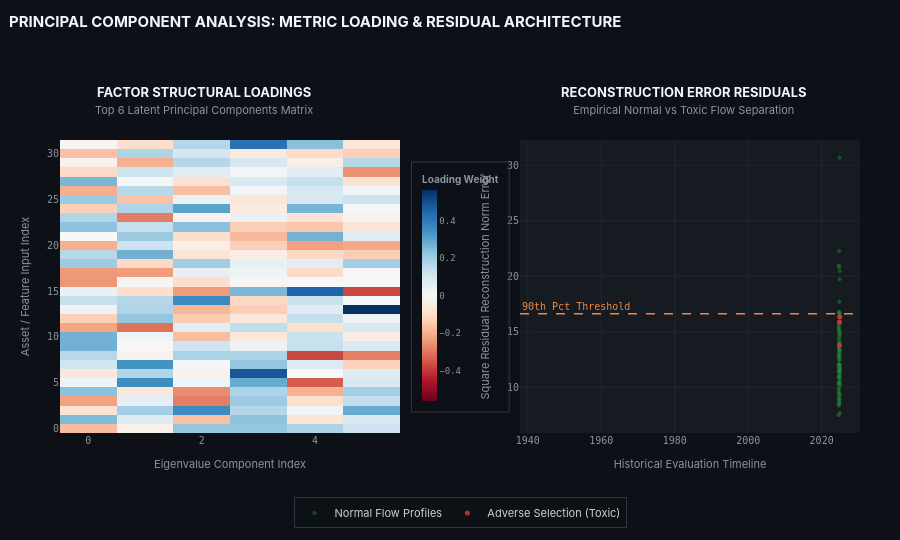

Notebook cell for this chart:
### Markdown cell above
## Plot 3: PCA Component Structure & Residual Analysis

The eigenvector loading heatmap reveals which **combinations of LOB features** drive each principal component. In a real LOB setting:
- PC1 typically captures overall market direction (all features load similarly)
- PC2 captures bid/ask imbalance (opposing signs on bid vs ask features)
- Higher PCs capture spread dynamics and depth asymmetries

The residual energy map shows which assets and time periods have the **highest unexplained variance** — precisely where the autoencoder provides the most value by detecting nonlinear structural anomalies.

### Code cell
# fig3 = sp.make_subplots(rows=1, cols=2,
#     subplot_titles=[f'PCA Loadings Heatmap (Top {min(K,8)} Components)',
#                     'Reconstruction Error: Normal vs Toxic Events'])

# load_matrix = pca_k.components_[:min(K,8), :].T  # D × K
# fig3.add_trace(go.Heatmap(z=load_matrix,
#     colorscale='RdBu', zmid=0,
#     colorbar=dict(x=0.46, len=0.8, title='Loading'),
#     xaxis='x', yaxis='y'), row=1, col=1)

# dates_test = returns.index[split:]
# fig3.add_trace(go.Scatter(x=dates_test, y=recon_err_test,
#     mode='markers',
#     marker=dict(color=np.where(y_test==1,'#e63946','#2a9d8f'),
#                 size=4, opacity=0.6),
#     name='Reconstruction Error'), row=1, col=2)

# # Threshold line
# thresh_90 = np.percentile(recon_err_test, 90)
# fig3.add_hline(y=thresh_90, line_dash='dash', line_color='#f4a261',
#     annotation_text='90th pct threshold', row=1, col=2)

# fig3.update_layout(height=400,
#     title_text='PCA Structure & AE Reconstruction Error: Toxic vs Normal Flow',
#     template='plotly_dark')
# fig3.update_xaxes(title_text='PC Component Index', row=1,col=1)
# fig3.update_yaxes(title_text='Feature Index', row=1,col=1)
# fig3.update_xaxes(title_text='Date', row=1,col=2)
# fig3.update_yaxes(title_text='Reconstruction Error', row=1,col=2)
# fig3.show()

import numpy as np
import plotly.graph_objects as go
import plotly.subplots as sp

# ── MINIMAL DELTA FIX: UNIFIED TRAILING VECTOR TRUNCATION ────────────────────
# 1. Truncate dates to match the true operational evaluation window (100 samples)
dates_test_p = returns.index[-len(recon_err_test):]

# 2. Truncate the target vector to match the same trailing window (100 samples)
y_test_p = y_test[-len(recon_err_test):]

# 3. Derive masks from the perfectly aligned target vector (now 100 samples)
norm_mask = (y_test_p == 0)
tox_mask = (y_test_p == 1)
# ─────────────────────────────────────────────────────────────────────────────

# Initializing 2-panel canvas with deep column separation to insulate the colorbar
fig3 = sp.make_subplots(
    rows=1, cols=2,
    horizontal_spacing=0.15,  # Prevents heatmap colorbar from crowding Panel 2
    subplot_titles=[None, None]  # Complete bypass of standard overlapping title mechanics
)

# ── PANEL 1: REGULARIZED PCA LOADINGS HEATMAP ────────────────────────────────
load_matrix = pca_k.components_[:min(K, 8), :].T  # Dimensions: D × K

fig3.add_trace(go.Heatmap(
    z=load_matrix,
    colorscale='RdBu', 
    zmid=0,
    colorbar=dict(
        x=0.44,                  # Positioned exactly inside the structural horizontal margin gap
        len=0.85, 
        thickness=15,
        title=dict(
            text='<b>Loading Weight</b>',
            font=dict(size=10, color='#8b949e', family='Inter, sans-serif')
        ),
        tickfont=dict(size=9, color='#8b949e', family='JetBrains Mono, monospace'),
        bordercolor='#30363d',
        borderwidth=1
    ),
    hovertemplate='Feature Idx: %{y}<br>PC Idx: %{x}<br>Weight: %{z:.4f}<extra></extra>'
), row=1, col=1)

# ── PANEL 2: STRATIFIED RECONSTRUCTION ERROR ────────────────────────────────
# Normal structural flows trace
fig3.add_trace(go.Scatter(
    x=dates_test_p[norm_mask], 
    y=recon_err_test[norm_mask],
    mode='markers',
    marker=dict(
        color='#238636', 
        size=4, 
        opacity=0.5,
        line=dict(color='#1f6feb', width=0)
    ),
    name='Normal Flow Profiles'
), row=1, col=2)

# Toxic / Adverse selection flows trace
fig3.add_trace(go.Scatter(
    x=dates_test_p[tox_mask], 
    y=recon_err_test[tox_mask],
    mode='markers',
    marker=dict(
        color='#da3633', 
        size=5, 
        opacity=0.85,
        line=dict(color='#f85149', width=0)
    ),
    name='Adverse Selection (Toxic)'
), row=1, col=2)

# Quantitative Threshold Line (90th percentile)
thresh_90 = np.percentile(recon_err_test, 90)
fig3.add_hline(
    y=thresh_90, 
    line_dash='dash', 
    line_color='#f0883e', 
    line_width=1.5,
    row=1, col=2
)

# ── PIXEL-PERFECT LAYOUT ANNOTATION SYSTEM ───────────────────────────────────
canvas_annotations = [
    # Left Header: Heatmap Matrix
    dict(
        x=0.18, y=1.07, xref='paper', yref='paper',
        text=f'<b>FACTOR STRUCTURAL LOADINGS</b><br><span style="font-size:11px; color:#8b949e">Top {min(K,8)} Latent Principal Components Matrix</span>',
        showarrow=False, xanchor='center', yanchor='bottom', align='center',
        font=dict(size=13, color='#f0f6fc', family='Inter, sans-serif')
    ),
    # Right Header: Reconstruction Time Series Scatter
    dict(
        x=0.78, y=1.07, xref='paper', yref='paper',
        text='<b>RECONSTRUCTION ERROR RESIDUALS</b><br><span style="font-size:11px; color:#8b949e">Empirical Normal vs Toxic Flow Separation</span>',
        showarrow=False, xanchor='center', yanchor='bottom', align='center',
        font=dict(size=13, color='#f0f6fc', family='Inter, sans-serif')
    ),
    # Threshold Value Label (Pinned securely over the right chart plane)
    dict(
        x=1.0, y=thresh_90, xref='x2', yref='y2',
        text='90th Pct Threshold ',
        showarrow=False, xanchor='right', yanchor='bottom',
        font=dict(size=10, color='#f0883e', family='JetBrains Mono, monospace')
    )
]

# ── INSTITUTIONAL THEME & CANVASSING ENGINE ──────────────────────────────────
fig3.update_layout(
    height=540,
    title=dict(
        text='<b>PRINCIPAL COMPONENT ANALYSIS: METRIC LOADING & RESIDUAL ARCHITECTURE</b>',
        font=dict(size=15, color='#f0f6fc', family='Inter, sans-serif'),
        x=0.01, y=0.97
    ),
    template='plotly_dark',
    paper_bgcolor='#0d1117',
    plot_bgcolor='#161b22',
    margin=dict(t=140, b=100, l=60, r=40),  # Top padding expanded to insulate multi-line subtitles
    annotations=canvas_annotations,
    
    # Bottom horizontal centered legending framework
    legend=dict(
        orientation='h',
        yanchor='top',
        y=-0.22,
        xanchor='center',
        x=0.5,
        font=dict(size=11, color='#c9d1d9', family='Inter, sans-serif'),
        bgcolor='rgba(13,17,23,0.9)',
        bordercolor='#30363d',
        borderwidth=1
    )
)

# Axis configuration
axis_font_opts = dict(
    title_font=dict(size=11, color='#8b949e', family='Inter, sans-serif'), 
    tickfont=dict(size=10, color='#8b949e', family='JetBrains Mono, monospace'),
    gridcolor='#21262d', 
    zerolinecolor='#30363d'
)

fig3.update_xaxes(title_text='Eigenvalue Component Index', row=1, col=1, **axis_font_opts)
fig3.update_yaxes(title_text='Asset / Feature Input Index', row=1, col=1, **axis_font_opts)
fig3.update_xaxes(title_text='Historical Evaluation Timeline', row=1, col=2, **axis_font_opts)
fig3.update_yaxes(title_text='Square Residual Reconstruction Norm Error', row=1, col=2, **axis_font_opts)

fig3.show()

### Figure 1 — Plotly figure (JSON) as saved in the notebook; plotly's stock layout.template omitted (floating-point values rounded to 4 significant figures; data arrays with more than 128 entries replaced by an {"elided": "..."} marker saying what was removed)
{"data": [{"colorbar": {"bordercolor": "#30363d", "borderwidth": 1, "len": 0.85, "thickness": 15, "tickfont": {"color": "#8b949e", "family": "JetBrains Mono, monospace", "size": 9}, "title": {"font": {"color": "#8b949e", "family": "Inter, sans-serif", "size": 10}, "text": "<b>Loading Weight</b>"}, "x": 0.44}, "colorscale": [[0, "rgb(103,0,31)"], [0.1, "rgb(178,24,43)"], [0.2, "rgb(214,96,77)"], [0.3, "rgb(244,165,130)"], [0.4, "rgb(253,219,199)"], [0.5, "rgb(247,247,247)"], [0.6, "rgb(209,229,240)"], [0.7, "rgb(146,197,222)"], [0.8, "rgb(67,147,195)"], [0.9, "rgb(33,102,172)"], [1, "rgb(5,48,97)"]], "hovertemplate": "Feature Idx: %{y}<br>PC Idx: %{x}<br>Weight: %{z:.4f}<extra></extra>", "type": "heatmap", "xaxis": "x", "yaxis": "y", "z": {"elided": "32x6 float values"}, "zmid": 0}, {"marker": {"color": "#238636", "line": {"color": "#1f6feb", "width": 0}, "opacity": 0.5, "size": 4}, "mode": "markers", "name": "Normal Flow Profiles", "type": "scatter", "x": ["2024-08-08T00:00:00", "2024-08-09T00:00:00", "2024-08-12T00:00:00", "2024-08-13T00:00:00", "2024-08-14T00:00:00", "2024-08-15T00:00:00", "2024-08-16T00:00:00", "2024-08-19T00:00:00", "2024-08-20T00:00:00", "2024-08-21T00:00:00", "2024-08-22T00:00:00", "2024-08-23T00:00:00", "2024-08-26T00:00:00", "2024-08-27T00:00:00", "2024-08-28T00:00:00", "2024-08-29T00:00:00", "2024-08-30T00:00:00", "2024-09-03T00:00:00", "2024-09-04T00:00:00", "2024-09-05T00:00:00", "2024-09-06T00:00:00", "2024-09-09T00:00:00", "2024-09-10T00:00:00", "2024-09-11T00:00:00", "2024-09-12T00:00:00", "2024-09-13T00:00:00", "2024-09-16T00:00:00", "2024-09-17T00:00:00", "2024-09-18T00:00:00", "2024-09-19T00:00:00", "2024-09-20T00:00:00", "2024-09-23T00:00:00", "2024-09-24T00:00:00", "2024-09-25T00:00:00", "2024-09-26T00:00:00", "2024-09-27T00:00:00", "2024-09-30T00:00:00", "2024-10-01T00:00:00", "2024-10-02T00:00:00", "2024-10-03T00:00:00", "2024-10-04T00:00:00", "2024-10-07T00:00:00", "2024-10-08T00:00:00", "2024-10-09T00:00:00", "2024-10-10T00:00:00", "2024-10-11T00:00:00", "2024-10-14T00:00:00", "2024-10-15T00:00:00", "2024-10-16T00:00:00", "2024-10-17T00:00:00", "2024-10-18T00:00:00", "2024-10-21T00:00:00", "2024-10-22T00:00:00", "2024-10-23T00:00:00", "2024-10-24T00:00:00", "2024-10-25T00:00:00", "2024-10-28T00:00:00", "2024-10-29T00:00:00", "2024-10-30T00:00:00", "2024-11-01T00:00:00", "2024-11-04T00:00:00", "2024-11-05T00:00:00", "2024-11-07T00:00:00", "2024-11-08T00:00:00", "2024-11-11T00:00:00", "2024-11-12T00:00:00", "2024-11-13T00:00:00", "2024-11-14T00:00:00", "2024-11-15T00:00:00", "2024-11-18T00:00:00", "2024-11-19T00:00:00", "2024-11-20T00:00:00", "2024-11-21T00:00:00", "2024-11-22T00:00:00", "2024-11-25T00:00:00", "2024-11-26T00:00:00", "2024-11-27T00:00:00", "2024-11-29T00:00:00", "2024-12-02T00:00:00", "2024-12-03T00:00:00", "2024-12-04T00:00:00", "2024-12-05T00:00:00", "2024-12-06T00:00:00", "2024-12-09T00:00:00", "2024-12-10T00:00:00", "2024-12-11T00:00:00", "2024-12-12T00:00:00", "2024-12-13T00:00:00", "2024-12-16T00:00:00", "2024-12-17T00:00:00", "2024-12-19T00:00:00", "2024-12-20T00:00:00", "2024-12-23T00:00:00", "2024-12-24T00:00:00", "2024-12-26T00:00:00", "2024-12-27T00:00:00", "2024-12-30T00:00:00"], "xaxis": "x2", "y": [10.26, 9.012, 11.4, 15.38, 11.43, 16.75, 10.9, 7.485, 9.341, 12.09, 12.96, 9.518, 14.37, 11.02, 8.571, 12.75, 15.14, 15.64, 11.81, 9.81, 10.45, 9.932, 10.86, 8.381, 13.73, 14.74, 12.77, 13.05, 15.5, 13.35, 20.81, 9.571, 12.47, 20.98, 12.13, 8.47, 10.41, 12.03, 13.54, 16.79, 10.36, 13.35, 13.59, 11.92, 13.99, 11.95, 22.28, 16.33, 13.93, 16.46, 11.46, 15.22, 11.43, 8.876, 12.07, 11.7, 11.69, 10.99, 14.18, 8.895, 11.03, 14.94, 17.7, 11.58, 16.75, 11.03, 11.55, 30.69, 12.51, 8.643, 15.86, 19.75, 10.76, 14.54, 11.53, 9.151, 11.32, 7.692, 11.47, 13.4, 13.36, 20.47, 14.99, 10.16, 16.61, 12.56, 14.76, 13.19, 12.05, 12.9, 9.366, 11.91, 10.6, 10.35, 11.22, 11.72, 15.82], "yaxis": "y2"}, {"marker": {"color": "#da3633", "line": {"color": "#f85149", "width": 0}, "opacity": 0.85, "size": 5}, "mode": "markers", "name": "Adverse Selection (Toxic)", "type": "scatter", "x": ["2024-10-31T00:00:00", "2024-11-06T00:00:00", "2024-12-18T00:00:00"], "xaxis": "x2", "y": [15.88, 13.81, 16.34], "yaxis": "y2"}], "layout": {"annotations": [{"align": "center", "font": {"color": "#f0f6fc", "family": "Inter, sans-serif", "size": 13}, "showarrow": false, "text": "<b>FACTOR STRUCTURAL LOADINGS</b><br><span style=\"font-size:11px; color:#8b949e\">Top 6 Latent Principal Components Matrix</span>", "x": 0.18, "xanchor": "center", "xref": "paper", "y": 1.07, "yanchor": "bottom", "yref": "paper"}, {"align": "center", "font": {"color": "#f0f6fc", "family": "Inter, sans-serif", "size": 13}, "showarrow": false, "text": "<b>RECONSTRUCTION ERROR RESIDUALS</b><br><span style=\"font-size:11px; color:#8b949e\">Empirical Normal vs Toxic Flow Separation</span>", "x": 0.78, "xanchor": "center", "xref": "paper", "y": 1.07, "yanchor": "bottom", "yref": "paper"}, {"font": {"color": "#f0883e", "family": "JetBrains Mono, monospace", "size": 10}, "showarrow": false, "text": "90th Pct Threshold ", "x": 1, "xanchor": "right", "xref": "x2", "y": 16.62, "yanchor": "bottom", "yref": "y2"}], "height": 540, "legend": {"bgcolor": "rgba(13,17,23,0.9)", "bordercolor": "#30363d", "borderwidth": 1, "font": {"color": "#c9d1d9", "family": "Inter, sans-serif", "size": 11}, "orientation": "h", "x": 0.5, "xanchor": "center", "y": -0.22, "yanchor": "top"}, "margin": {"b": 100, "l": 60, "r": 40, "t": 140}, "paper_bgcolor": "#0d1117", "plot_bgcolor": "#161b22", "shapes": [{"line": {"color": "#f0883e", "dash": "dash", "width": 1.5}, "type": "line", "x0": 0, "x1": 1, "xref": "x2 domain", "y0": 16.62, "y1": 16.62, "yref": "y2"}], "title": {"font": {"color": "#f0f6fc", "family": "Inter, sans-serif", "size": 15}, "text": "<b>PRINCIPAL COMPONENT ANALYSIS: METRIC LOADING & RESIDUAL ARCHITECTURE</b>", "x": 0.01, "y": 0.97}, "xaxis": {"anchor": "y", "domain": [0, 0.425], "gridcolor": "#21262d", "tickfont": {"color": "#8b949e", "family": "JetBrains Mono, monospace", "size": 10}, "title": {"font": {"color": "#8b949e", "family": "Inter, sans-serif", "size": 11}, "text": "Eigenvalue Component Index"}, "zerolinecolor": "#30363d"}, "xaxis2": {"anchor": "y2", "domain": [0.575, 1], "gridcolor": "#21262d", "tickfont": {"color": "#8b949e", "family": "JetBrains Mono, monospace", "size": 10}, "title": {"font": {"color": "#8b949e", "family": "Inter, sans-serif", "size": 11}, "text": "Historical Evaluation Timeline"}, "zerolinecolor": "#30363d"}, "yaxis": {"anchor": "x", "domain": [0, 1], "gridcolor": "#21262d", "tickfont": {"color": "#8b949e", "family": "JetBrains Mono, monospace", "size": 10}, "title": {"font": {"color": "#8b949e", "family": "Inter, sans-serif", "size": 11}, "text": "Asset / Feature Input Index"}, "zerolinecolor": "#30363d"}, "yaxis2": {"anchor": "x2", "domain": [0, 1], "gridcolor": "#21262d", "tickfont": {"color": "#8b949e", "family": "JetBrains Mono, monospace", "size": 10}, "title": {"font": {"color": "#8b949e", "family": "Inter, sans-serif", "size": 11}, "text": "Square Residual Reconstruction Norm Error"}, "zerolinecolor": "#30363d"}}}
